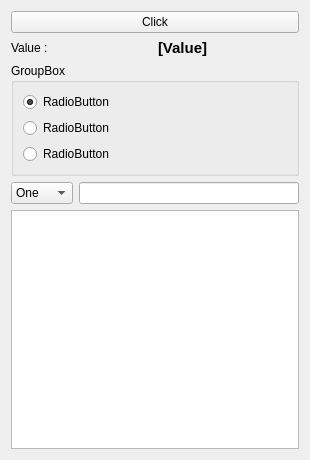
<?xml version="1.0" encoding="UTF-8"?>
<ui version="4.0">
 <class>Widget</class>
 <widget class="QWidget" name="Widget">
  <property name="geometry">
   <rect>
    <x>0</x>
    <y>0</y>
    <width>310</width>
    <height>460</height>
   </rect>
  </property>
  <property name="windowTitle">
   <string>Form</string>
  </property>
  <layout class="QVBoxLayout" name="verticalLayout_2">
   <item>
    <widget class="QPushButton" name="button">
     <property name="text">
      <string>Click</string>
     </property>
    </widget>
   </item>
   <item>
    <layout class="QHBoxLayout" name="horizontalLayout">
     <item>
      <widget class="QLabel" name="label_2">
       <property name="text">
        <string>Value : </string>
       </property>
      </widget>
     </item>
     <item>
      <widget class="QLabel" name="value_label">
       <property name="font">
        <font>
         <pointsize>11</pointsize>
         <bold>true</bold>
        </font>
       </property>
       <property name="text">
        <string>[Value]</string>
       </property>
      </widget>
     </item>
    </layout>
   </item>
   <item>
    <widget class="QGroupBox" name="groupBox">
     <property name="title">
      <string>GroupBox</string>
     </property>
     <layout class="QVBoxLayout" name="verticalLayout">
      <item>
       <widget class="QRadioButton" name="radioButton">
        <property name="text">
         <string>RadioButton</string>
        </property>
        <property name="checked">
         <bool>true</bool>
        </property>
       </widget>
      </item>
      <item>
       <widget class="QRadioButton" name="radioButton_2">
        <property name="text">
         <string>RadioButton</string>
        </property>
       </widget>
      </item>
      <item>
       <widget class="QRadioButton" name="radioButton_3">
        <property name="text">
         <string>RadioButton</string>
        </property>
       </widget>
      </item>
     </layout>
    </widget>
   </item>
   <item>
    <layout class="QHBoxLayout" name="horizontalLayout_2">
     <item>
      <widget class="QComboBox" name="comboBox">
       <item>
        <property name="text">
         <string>One</string>
        </property>
       </item>
       <item>
        <property name="text">
         <string>Two</string>
        </property>
       </item>
       <item>
        <property name="text">
         <string>Three</string>
        </property>
       </item>
      </widget>
     </item>
     <item>
      <widget class="QLineEdit" name="lineEdit"/>
     </item>
    </layout>
   </item>
   <item>
    <widget class="QTextEdit" name="textEdit"/>
   </item>
  </layout>
 </widget>
 <resources/>
 <connections/>
</ui>
